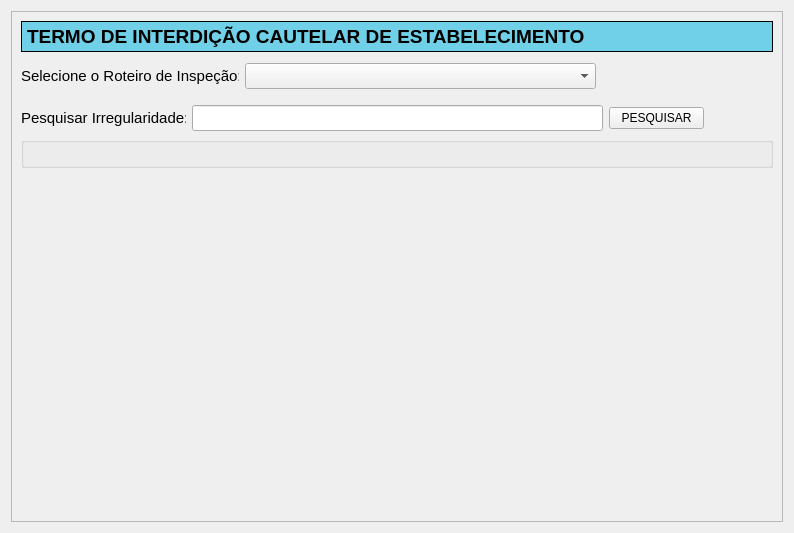
<?xml version="1.0" encoding="UTF-8"?>
<ui version="4.0">
 <class>TermoInterdicaoEstabelecimento</class>
 <widget class="QWidget" name="TermoInterdicaoEstabelecimento">
  <property name="geometry">
   <rect>
    <x>0</x>
    <y>0</y>
    <width>794</width>
    <height>533</height>
   </rect>
  </property>
  <property name="windowTitle">
   <string>Form</string>
  </property>
  <layout class="QVBoxLayout" name="verticalLayout_2">
   <item>
    <widget class="QScrollArea" name="scrollArea">
     <property name="widgetResizable">
      <bool>true</bool>
     </property>
     <widget class="QWidget" name="scrollAreaWidgetContents">
      <property name="geometry">
       <rect>
        <x>0</x>
        <y>0</y>
        <width>774</width>
        <height>513</height>
       </rect>
      </property>
      <layout class="QVBoxLayout" name="verticalLayout">
       <item>
        <widget class="QLabel" name="label">
         <property name="minimumSize">
          <size>
           <width>0</width>
           <height>31</height>
          </size>
         </property>
         <property name="styleSheet">
          <string notr="true">QLabel {
border: 1px solid black;
background-color: rgb(112,208,232);
font-weight: bold;
font-size: 14pt;
}</string>
         </property>
         <property name="text">
          <string>TERMO DE INTERDIÇÃO CAUTELAR DE ESTABELECIMENTO</string>
         </property>
        </widget>
       </item>
       <item>
        <spacer name="verticalSpacer_3">
         <property name="orientation">
          <enum>Qt::Vertical</enum>
         </property>
         <property name="sizeType">
          <enum>QSizePolicy::Fixed</enum>
         </property>
         <property name="sizeHint" stdset="0">
          <size>
           <width>20</width>
           <height>5</height>
          </size>
         </property>
        </spacer>
       </item>
       <item>
        <layout class="QHBoxLayout" name="horizontalLayout">
         <item>
          <widget class="QLabel" name="label_2">
           <property name="minimumSize">
            <size>
             <width>218</width>
             <height>21</height>
            </size>
           </property>
           <property name="maximumSize">
            <size>
             <width>218</width>
             <height>21</height>
            </size>
           </property>
           <property name="font">
            <font>
             <pointsize>11</pointsize>
            </font>
           </property>
           <property name="text">
            <string>Selecione o Roteiro de Inspeção:</string>
           </property>
          </widget>
         </item>
         <item>
          <widget class="QComboBox" name="comboBoxRoteiroInspecao">
           <property name="minimumSize">
            <size>
             <width>351</width>
             <height>0</height>
            </size>
           </property>
           <property name="maximumSize">
            <size>
             <width>351</width>
             <height>16777215</height>
            </size>
           </property>
           <property name="font">
            <font>
             <pointsize>11</pointsize>
            </font>
           </property>
          </widget>
         </item>
         <item>
          <spacer name="horizontalSpacer">
           <property name="orientation">
            <enum>Qt::Horizontal</enum>
           </property>
           <property name="sizeHint" stdset="0">
            <size>
             <width>40</width>
             <height>20</height>
            </size>
           </property>
          </spacer>
         </item>
        </layout>
       </item>
       <item>
        <spacer name="verticalSpacer_2">
         <property name="orientation">
          <enum>Qt::Vertical</enum>
         </property>
         <property name="sizeType">
          <enum>QSizePolicy::Fixed</enum>
         </property>
         <property name="sizeHint" stdset="0">
          <size>
           <width>20</width>
           <height>10</height>
          </size>
         </property>
        </spacer>
       </item>
       <item>
        <layout class="QHBoxLayout" name="horizontalLayout_2">
         <item>
          <widget class="QLabel" name="label_3">
           <property name="minimumSize">
            <size>
             <width>165</width>
             <height>18</height>
            </size>
           </property>
           <property name="maximumSize">
            <size>
             <width>165</width>
             <height>18</height>
            </size>
           </property>
           <property name="font">
            <font>
             <pointsize>11</pointsize>
            </font>
           </property>
           <property name="text">
            <string>Pesquisar Irregularidade:</string>
           </property>
          </widget>
         </item>
         <item>
          <widget class="QLineEdit" name="pesquisarIrregLineEdit">
           <property name="minimumSize">
            <size>
             <width>411</width>
             <height>0</height>
            </size>
           </property>
           <property name="maximumSize">
            <size>
             <width>411</width>
             <height>16777215</height>
            </size>
           </property>
           <property name="font">
            <font>
             <pointsize>11</pointsize>
            </font>
           </property>
          </widget>
         </item>
         <item>
          <widget class="QPushButton" name="pesquisarIrregPushButton">
           <property name="minimumSize">
            <size>
             <width>95</width>
             <height>0</height>
            </size>
           </property>
           <property name="text">
            <string>PESQUISAR</string>
           </property>
           <property name="icon">
            <iconset resource="resources.qrc">
             <normaloff>:/imagens/search.png</normaloff>:/imagens/search.png</iconset>
           </property>
           <property name="autoExclusive">
            <bool>false</bool>
           </property>
           <property name="autoDefault">
            <bool>false</bool>
           </property>
           <property name="default">
            <bool>false</bool>
           </property>
           <property name="flat">
            <bool>false</bool>
           </property>
          </widget>
         </item>
         <item>
          <spacer name="horizontalSpacer_2">
           <property name="orientation">
            <enum>Qt::Horizontal</enum>
           </property>
           <property name="sizeHint" stdset="0">
            <size>
             <width>40</width>
             <height>20</height>
            </size>
           </property>
          </spacer>
         </item>
        </layout>
       </item>
       <item>
        <widget class="QGroupBox" name="groupBoxIrreg">
         <property name="title">
          <string/>
         </property>
        </widget>
       </item>
       <item>
        <spacer name="verticalSpacer_4">
         <property name="orientation">
          <enum>Qt::Vertical</enum>
         </property>
         <property name="sizeType">
          <enum>QSizePolicy::Expanding</enum>
         </property>
         <property name="sizeHint" stdset="0">
          <size>
           <width>20</width>
           <height>5</height>
          </size>
         </property>
        </spacer>
       </item>
      </layout>
     </widget>
    </widget>
   </item>
  </layout>
 </widget>
 <resources>
  <include location="resources.qrc"/>
 </resources>
 <connections/>
</ui>
